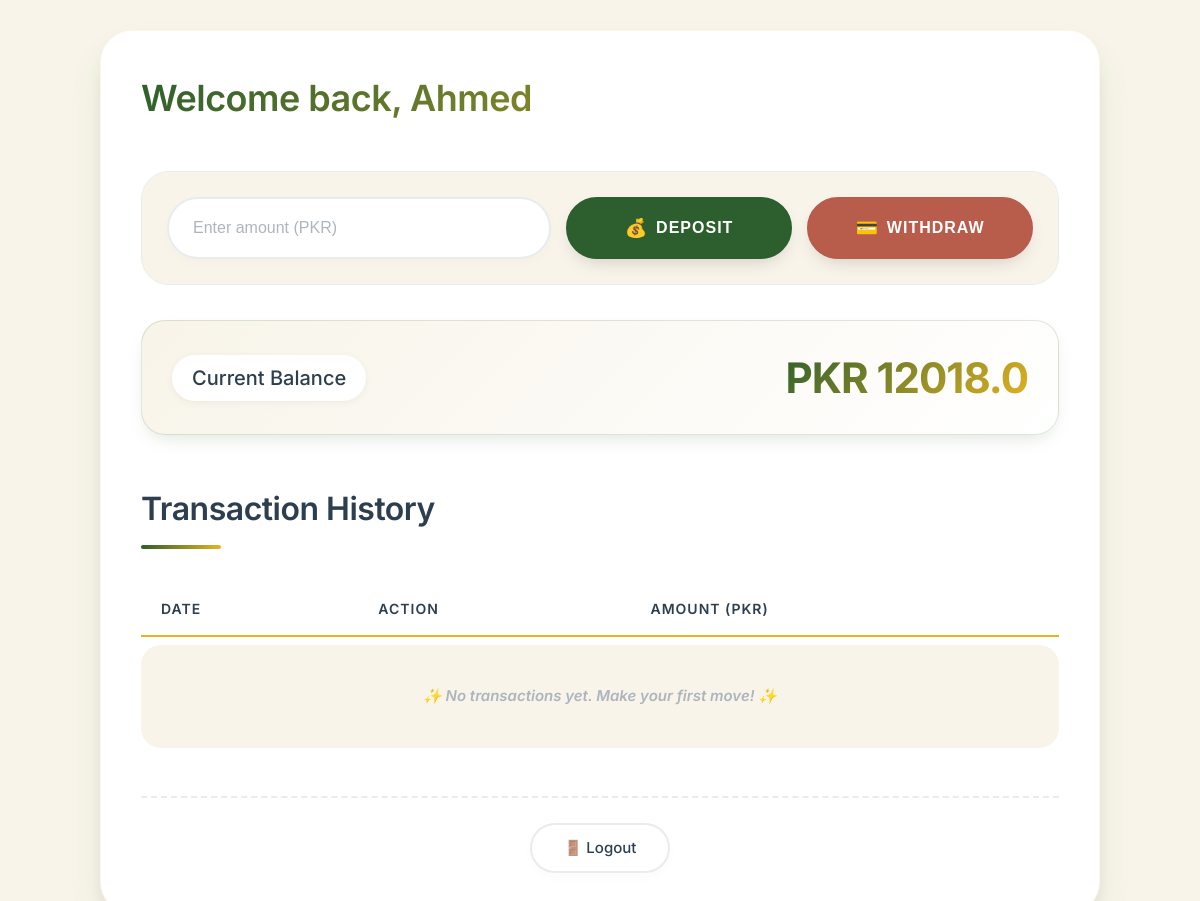
Before: /dashboard/ (signed in) with the older database file.
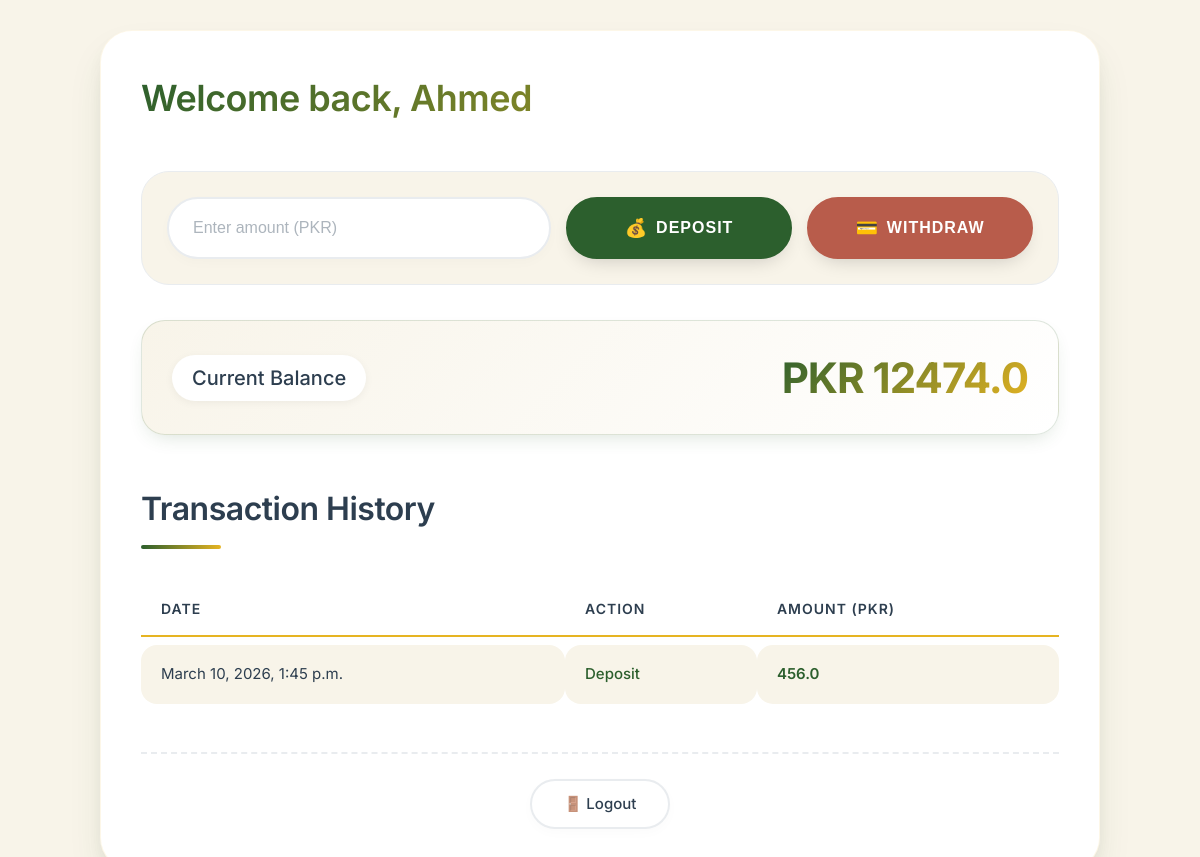
After: the same page with the newer database file.
### account/models.py (models this page shows, shortened)
class Account(models.Model):
    name = models.CharField(max_length=100)
    email = models.EmailField(unique=True)
    password = models.CharField(max_length=100)
    balance = models.DecimalField(max_digits=10, decimal_places=1, default=0)

class Transaction(models.Model):
    account = models.ForeignKey(Account, on_delete=models.CASCADE, related_name="transactions")
    amount = models.FloatField()
    action = models.CharField(max_length=10, choices=[("deposit", "Deposit"), ("withdraw", "Withdraw")])
    date = models.DateTimeField(auto_now_add=True)

### account/views.py (the view, shortened to what this page needs)
# urls.py: path('dashboard/', views.dashboard, name='dashboard'),
def dashboard(request):
    user_id = request.session.get("user_id")
    if not user_id:
        return redirect("login")
    try:
        user = Account.objects.get(id=user_id)
    except Account.DoesNotExist:
        messages.error(request, "User not found")
        return redirect("login")
    transactions = user.transactions.order_by("-date")  # Assuming a 'date' field
    return render(
        request,
        "dashboard.html",
        {"user": user, "transactions": transactions}
    )

### account/templates/dashboard.html (shortened to what this page needs)
<!DOCTYPE html>
<html lang="en">
<head>
</head>
<body>
    <div class="container">
        <h2>Welcome back, {{ user.name }}</h2>
        <form method="POST">
            <input type="number" name="amount" placeholder="Enter amount (PKR)" step="1" required>
            <button type="submit" name="action" value="deposit">Deposit</button>
            <button type="submit" name="action" value="withdraw">Withdraw</button>
        </form>
        <h1>
            <strong>Current Balance</strong>
            <span>PKR {{ user.balance }}</span>
        </h1>
        <h2>Transaction History</h2>
        <table>
            <tr>
                <th>Date</th>
                <th>Action</th>
                <th>Amount (PKR)</th>
            </tr>
            {% for txn in transactions %}
            <tr>
                <td>{{ txn.date }}</td>
                <td style="color: {% if txn.action == 'deposit' %}#2c5f2d{% else %}#b85c4b{% endif %};">
                    {{ txn.action }}
                </td>
                <td>{{ txn.amount }}</td>
            </tr>
            {% empty %}
            <tr>
                <td colspan="3">✨ No transactions yet. Make your first move! ✨</td>
            </tr>
            {% endfor %}
        </table>
        <p>
            <a href="{% url 'logout' %}">Logout</a>
        </p>
    </div>
</body>
</html>

Changed rows visible on the page:
changed Account "Ahmed": balance "12018.0" → "12474.0"
added Transaction: date "March 10, 2026, 1:45 p.m.", action "Deposit", amount "456.0"
Other visible differences:
text no longer shown: "✨ No transactions yet. Make your first move! ✨"
